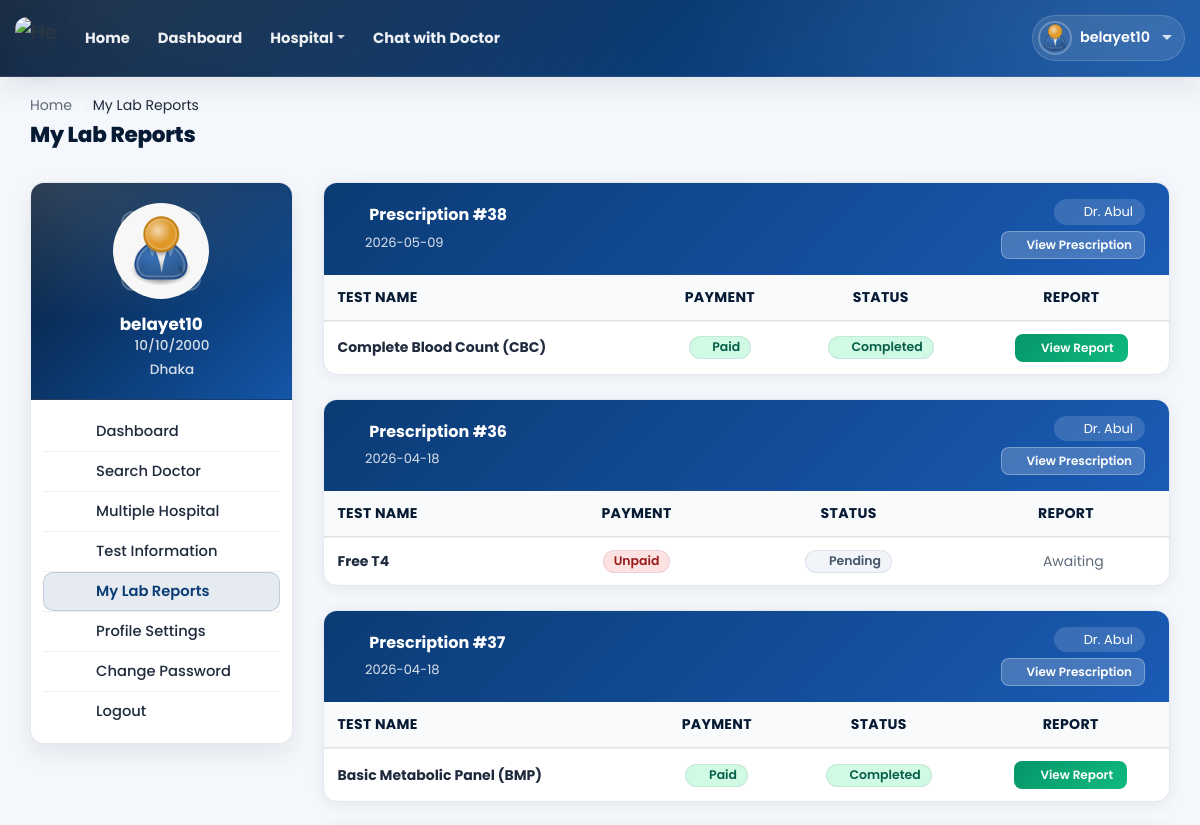
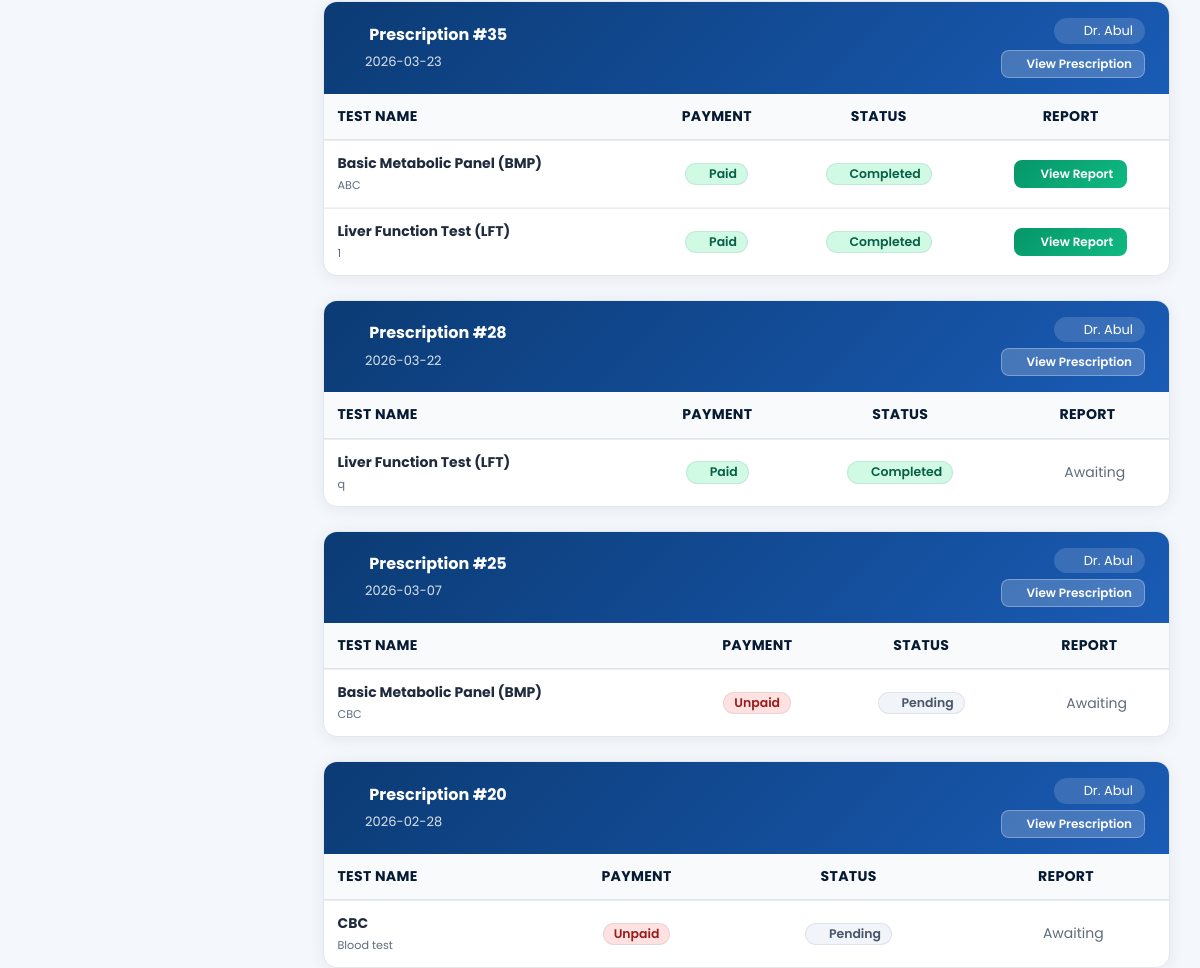
Page /my-lab-reports/ (signed in, upper part) on the earlier database version (2 pictures, top to bottom).
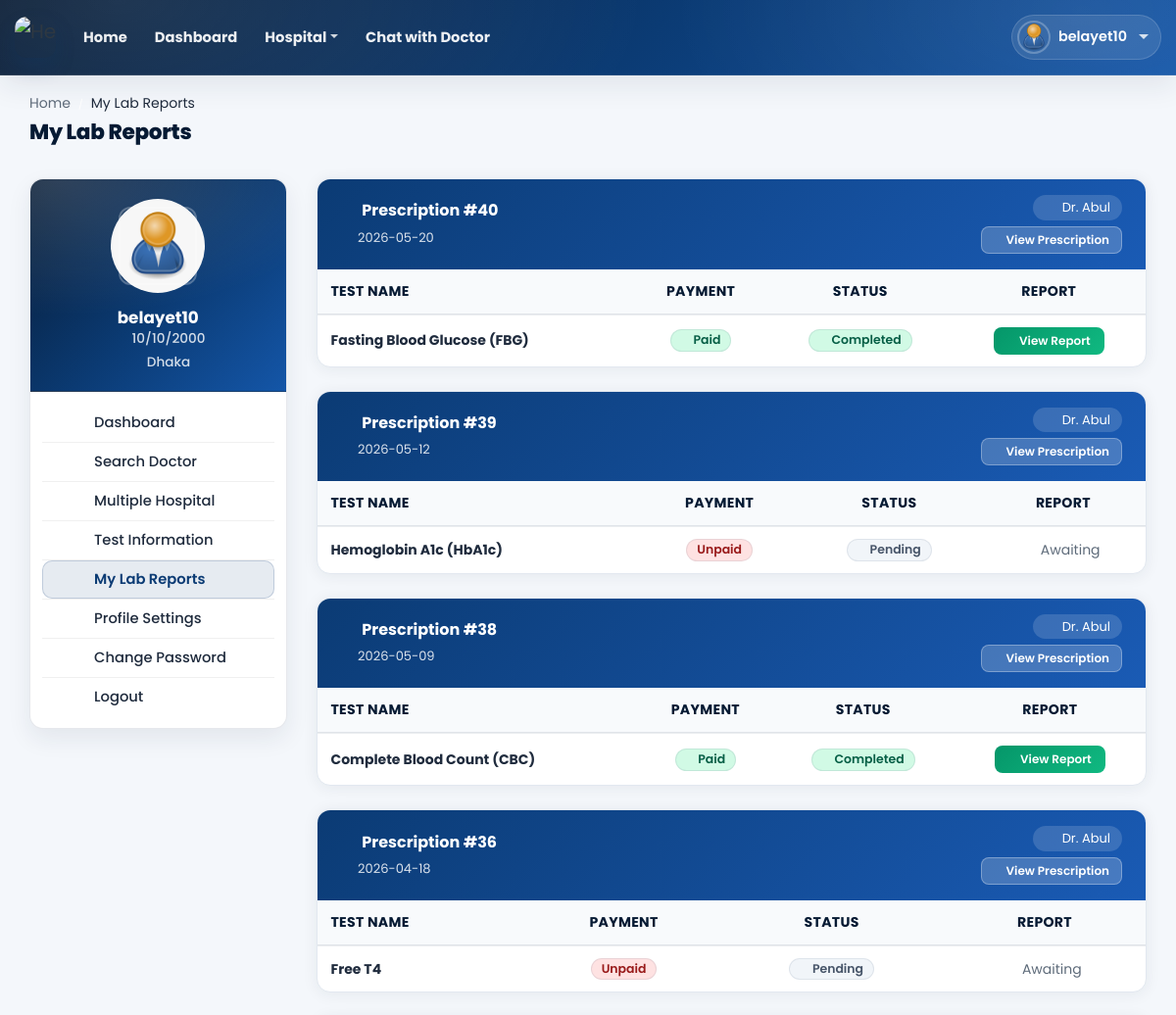
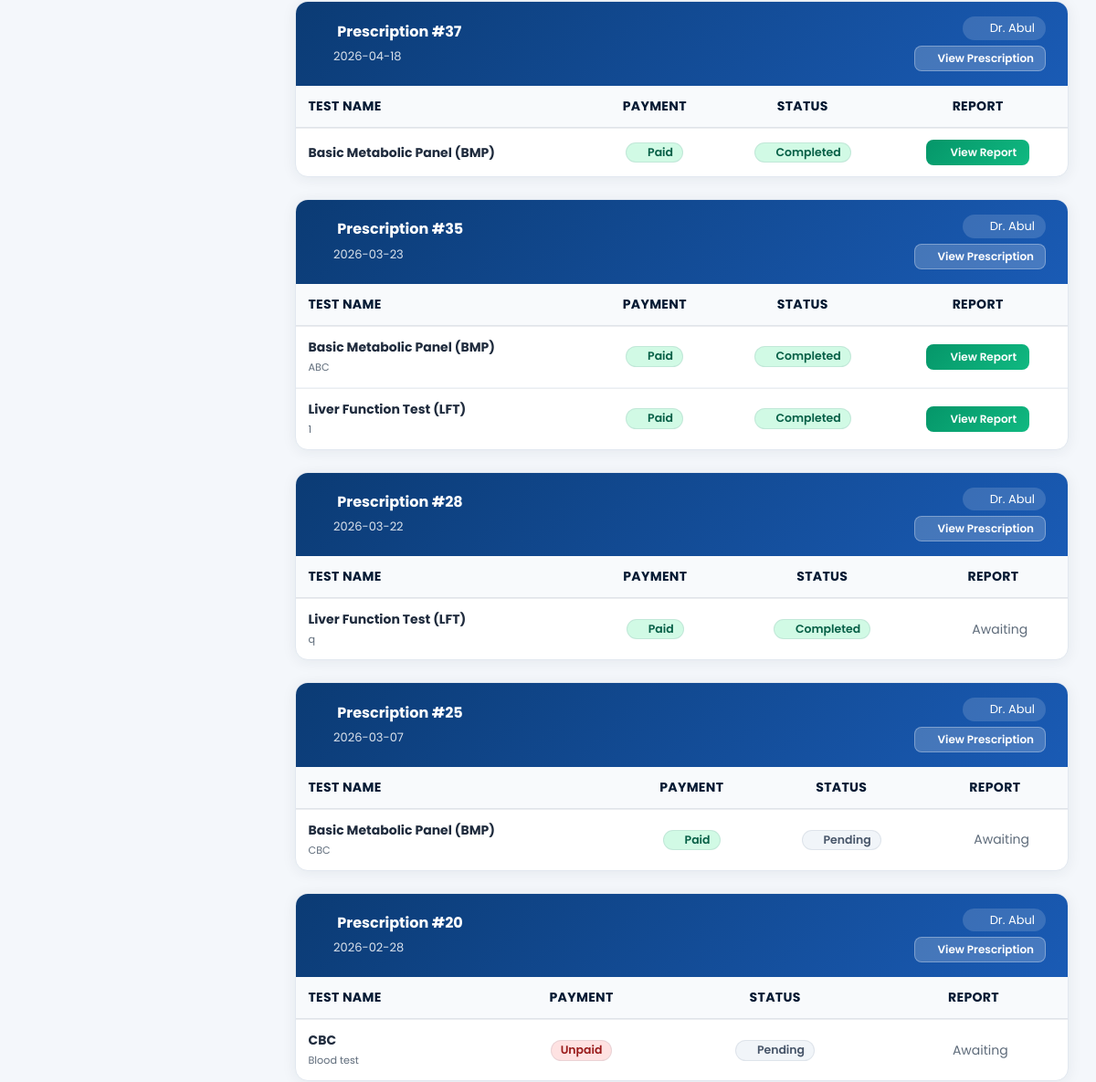
Same page on the later database version (2 pictures, top to bottom).
### doctor/models.py (models this page shows, shortened)
class Prescription(models.Model):
    PRESCRIPTION_STATUS = (
        ('draft', 'Draft'),
        ('completed', 'Completed'),
    )
    prescription_id = models.AutoField(primary_key=True)
    appointment = models.ForeignKey(Appointment, on_delete=models.SET_NULL, null=True, blank=True, related_name='prescriptions')
    doctor = models.ForeignKey(Doctor_Information, on_delete=models.CASCADE, null=True, blank=True)
    patient = models.ForeignKey(Patient, on_delete=models.SET_NULL, null=True, blank=True)
    create_date = models.CharField(max_length=200, null=True, blank=True)
    medicine_name = models.CharField(max_length=200, null=True, blank=True)
    quantity = models.CharField(max_length=200, null=True, blank=True)
    days = models.CharField(max_length=200, null=True, blank=True)
    time = models.CharField(max_length=200, null=True, blank=True)
    relation_with_meal = models.CharField(max_length=200, null=True, blank=True)
    medicine_description = models.TextField(null=True, blank=True)
    test_name = models.CharField(max_length=200, null=True, blank=True)
    test_description = models.TextField(null=True, blank=True)
    extra_information = models.TextField(null=True, blank=True)
    status = models.CharField(max_length=20, choices=PRESCRIPTION_STATUS, default='completed')

class Doctor_Information(models.Model):
    DOCTOR_TYPE = (
        ('Cardiologists', 'Cardiologists'),
        ('Neurologists', 'Neurologists'),
        ('Pediatricians', 'Pediatricians'),
        ('Physiatrists', 'Physiatrists'),
        ('Dermatologists', 'Dermatologists'),
    )
    doctor_id = models.AutoField(primary_key=True)
    user = models.OneToOneField(User, on_delete=models.CASCADE, null=True, blank=True, related_name='profile')
    name = models.CharField(max_length=200, null=True, blank=True)
    username = models.CharField(max_length=200, null=True, blank=True)
    gender = models.CharField(max_length=200, null=True, blank=True)
    description = models.TextField(max_length=1000, null=True, blank=True)
    department = models.CharField(max_length=200, choices=DOCTOR_TYPE, null=True, blank=True)
    department_name = models.ForeignKey(hospital_department, on_delete=models.SET_NULL, null=True, blank=True)
    specialization = models.ForeignKey(specialization, on_delete=models.SET_NULL, null=True, blank=True)
    featured_image = models.ImageField(upload_to='doctors/', default='doctors/user-default.png', null=True, blank=True)
    certificate_image = models.ImageField(upload_to='doctors_certificate/', default='doctors_certificate/default.png', null=True, blank=True)
    email = models.EmailField(max_length=200, null=True, blank=True)
    phone_number = models.CharField(max_length=200, null=True, blank=True)
    nid = models.CharField(max_length=200, null=True, blank=True)
    visiting_hour = models.CharField(max_length=200, null=True, blank=True)
    consultation_fee = models.IntegerField(null=True, blank=True)
    report_fee = models.IntegerField(null=True, blank=True)
    dob = models.CharField(max_length=200, null=True, blank=True)
    institute = models.CharField(max_length=200, null=True, blank=True)
    degree = models.CharField(max_length=200, null=True, blank=True)
    completion_year = models.CharField(max_length=200, null=True, blank=True)
    work_place = models.CharField(max_length=200, null=True, blank=True)
    designation = models.CharField(max_length=200, null=True, blank=True)
    start_year = models.CharField(max_length=200, null=True, blank=True)
    end_year = models.CharField(max_length=200, null=True, blank=True)
    register_status =  models.CharField(max_length=200, null=True, blank=True)
    hospital_name = models.ForeignKey(Hospital_Information, on_delete=models.SET_NULL, null=True, blank=True)
    appointed_hospitals = models.ManyToManyField(
        Hospital_Information,
        blank=True,
        related_name='appointed_doctors',
    )

class Prescription_test(models.Model):
    TEST_STATUS_CHOICES = (
        ('Pending', 'Pending'),
        ('Processing', 'Processing'),
        ('Completed', 'Completed'),
    )
    prescription = models.ForeignKey(Prescription, on_delete=models.CASCADE, null=True, blank=True)
    test_id = models.AutoField(primary_key=True)
    test_name = models.CharField(max_length=200, null=True, blank=True)
    test_description = models.TextField(null=True, blank=True)
    test_info_id = models.CharField(max_length=200, null=True, blank=True)
    test_info_price = models.CharField(max_length=200, null=True, blank=True)
    test_info_pay_status = models.CharField(max_length=200, null=True, blank=True)
    test_status = models.CharField(max_length=20, choices=TEST_STATUS_CHOICES, default='Pending')
    report_file = models.FileField(upload_to='lab_reports/', null=True, blank=True)
    report_text = models.TextField(null=True, blank=True)
    assigned_lab_user = models.ForeignKey(
        settings.AUTH_USER_MODEL, on_delete=models.SET_NULL,
        null=True, blank=True, related_name='assigned_tests'
    )
    completed_date = models.DateTimeField(null=True, blank=True)

### hospital/views.py (the view)
# urls.py: path('my-lab-reports/', views.patient_lab_reports, name='patient-lab-reports'),
@csrf_exempt
@login_required(login_url="login")
def patient_lab_reports(request):
    if not request.user.is_patient:
        logout(request)
        messages.error(request, 'Not Authorized')
        return redirect('login')
    patient = Patient.objects.get(user=request.user)
    prescriptions = (
        Prescription.objects
        .filter(patient=patient)
        .order_by('-create_date')
    )
    prescription_data = []
    for pres in prescriptions:
        tests = Prescription_test.objects.filter(prescription=pres).order_by('test_id')
        if tests.exists():
            prescription_data.append({
                'prescription': pres,
                'tests': tests,
            })
    context = {
        'patient': patient,
        'prescription_data': prescription_data,
        'user': request.user,
    }
    return render(request, 'patient-lab-reports.html', context)

### templates/patient-lab-reports.html (shortened to what the changed rows need)
{% load static %}
<!DOCTYPE html>
<html lang="en">
<head>
    <link rel="stylesheet" href="{% static 'HealthStack-System/css/Normal/bootstrap.min.css' %}" />
    <link rel="stylesheet" href="{% static 'HealthStack-System/plugins/Normal/fontawesome/css/fontawesome.min.css' %}" />
    <link rel="stylesheet" href="{% static 'HealthStack-System/plugins/Normal/fontawesome/css/all.min.css' %}" />
    <link rel="stylesheet" href="{% static 'HealthStack-System/css/Normal/style.css' %}" />
    <link rel="stylesheet" href="{% static 'css/lab-reports.css' %}" />
    <link rel="stylesheet" href="{% static 'HealthStack-System/css/Normal/dp_theme_ui.css' %}" />
</head>
<body class="hs-patient-lab-reports dp-theme">
    <div class="main-wrapper dp-theme-wrapper">
        <div class="breadcrumb-bar dp-theme-breadcrumb">
            <div class="container-fluid">
                <div class="row align-items-center">
                    <div class="col-md-12 col-12">
                        <h2 class="breadcrumb-title dp-theme-page-title">My Lab Reports</h2>
                    </div>
                </div>
            </div>
        </div>
        <div class="content dp-theme-content">
            <div class="container-fluid">
                <div class="row">
                    <div class="col-md-7 col-lg-8 col-xl-9">
                        {% if prescription_data %}
                        {% for item in prescription_data %}
                        <div class="lr-card">
                            <div class="lr-card-header">
                                <div class="lr-card-header-left">
                                    <h5 class="patient-lab-prescription-id-text"><i class="fas fa-file-prescription"></i> Prescription #{{ item.prescription.prescription_id }}</h5>
                                    <span class="lr-card-date"><i class="fas fa-calendar-alt"></i> {{ item.prescription.create_date }}</span>
                                </div>
                                <div class="lr-card-header-right">
                                    {% if item.prescription.doctor %}
                                    <span class="lr-doctor-badge">
                                        <i class="fas fa-user-md"></i> Dr. {{ item.prescription.doctor.name }}
                                    </span>
                                    {% endif %}
                                    <a href="{% url 'prescription-view' pk=item.prescription.prescription_id %}" class="btn btn-sm lr-btn-view-pres">
                                        <i class="fas fa-eye"></i> View Prescription
                                    </a>
                                </div>
                            </div>
                            <div class="lr-card-body">
                                <div class="table-responsive">
                                    <table class="table lr-table">
                                        <thead>
                                            <tr>
                                                <th>Test Name</th>
                                                <th class="text-center">Payment</th>
                                                <th class="text-center">Status</th>
                                                <th class="text-center">Report</th>
                                            </tr>
                                        </thead>
                                        <tbody>
                                            {% for test in item.tests %}
                                            <tr>
                                                <td>
                                                    <strong>{{ test.test_name }}</strong>
                                                    {% if test.test_description %}
                                                    <br><small class="text-muted">{{ test.test_description|truncatechars:60 }}</small>
                                                    {% endif %}
                                                </td>
                                                <td class="text-center">
                                                    {% if test.test_info_pay_status == 'Paid' %}
                                                        <span class="badge lr-badge-paid"><i class="fas fa-check"></i> Paid</span>
                                                    {% else %}
                                                        <span class="badge lr-badge-unpaid">Unpaid</span>
                                                    {% endif %}
                                                </td>
                                                <td class="text-center">
                                                    {% if test.test_status == 'Completed' %}
                                                        <span class="badge lr-badge-completed"><i class="fas fa-check-circle"></i> Completed</span>
                                                    {% elif test.test_status == 'Processing' %}
                                                        <span class="badge lr-badge-processing"><i class="fas fa-spinner"></i> Processing</span>
                                                    {% else %}
                                                        <span class="badge lr-badge-pending"><i class="fas fa-clock"></i> Pending</span>
                                                    {% endif %}
                                                </td>
                                                <td class="text-center">
                                                    {% if test.report_file %}
                                                        <a href="{{ test.report_file.url }}" target="_blank" class="btn btn-sm lr-btn-report">
                                                            <i class="fas fa-file-alt"></i> View Report
                                                        </a>
                                                    {% elif test.report_text %}
                                                        <button class="btn btn-sm lr-btn-report-text" onclick="showReportText('{{ test.report_text|escapejs }}', '{{ test.test_name|escapejs }}')">
                                                            <i class="fas fa-align-left"></i> View Text
                                                        </button>
                                                    {% else %}
                                                        <span class="text-muted"><i class="fas fa-clock"></i> Awaiting</span>
                                                    {% endif %}
                                                </td>
                                            </tr>
                                            {% endfor %}
                                        </tbody>
                                    </table>
                                </div>
                            </div>
                        </div>
                        {% endfor %}
                        {% endif %}
                    </div>
                </div>
            </div>
        </div>
    </div>
</body>
</html>

Differences in the rows shown:
added Prescription: prescription.prescription_id "40", prescription.create_date "2026-05-20", prescription.doctor.name "Abul"
added Prescription_test: test_name "Fasting Blood Glucose (FBG)", test_info_pay_status "Paid" (drawn), test_status "Completed" (drawn), shown under "40"
added Prescription: prescription.prescription_id "39", prescription.create_date "2026-05-12", prescription.doctor.name "Abul"
added Prescription_test: test_name "Hemoglobin A1c (HbA1c)", shows "Unpaid", test_status "Pending" (drawn), report_file "Awaiting", shown under "39"
changed Prescription_test (number 9 of 10 on the later page): test_info_pay_status "Unpaid" → "Paid"
